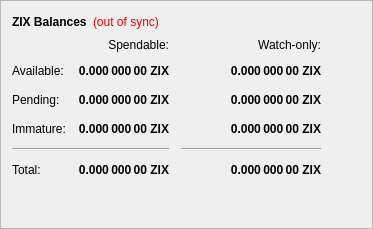
        <widget class="QFrame" name="frame">
         <property name="frameShape">
          <enum>QFrame::StyledPanel</enum>
         </property>
         <property name="frameShadow">
          <enum>QFrame::Raised</enum>
         </property>
         <layout class="QVBoxLayout" name="verticalLayout_4">
          <item>
           <layout class="QHBoxLayout" name="horizontalLayout_4">
            <item>
             <widget class="QLabel" name="label_5">
              <property name="font">
               <font>
                <weight>75</weight>
                <bold>true</bold>
               </font>
              </property>
              <property name="text">
               <string>ZIX Balances</string>
              </property>
             </widget>
            </item>
            <item>
             <widget class="QLabel" name="labelWalletStatus">
              <property name="cursor">
               <cursorShape>WhatsThisCursor</cursorShape>
              </property>
              <property name="toolTip">
               <string>The displayed information may be out of date. Your wallet automatically synchronizes with the Zix network after a connection is established, but this process has not completed yet.</string>
              </property>
              <property name="styleSheet">
               <string notr="true">QLabel { color: red; }</string>
              </property>
              <property name="text">
               <string notr="true">(out of sync)</string>
              </property>
              <property name="alignment">
               <set>Qt::AlignLeading|Qt::AlignLeft|Qt::AlignVCenter</set>
              </property>
             </widget>
            </item>
            <item>
             <spacer name="horizontalSpacer_3">
              <property name="orientation">
               <enum>Qt::Horizontal</enum>
              </property>
              <property name="sizeHint" stdset="0">
               <size>
                <width>40</width>
                <height>20</height>
               </size>
              </property>
             </spacer>
            </item>
           </layout>
          </item>
          <item>
           <layout class="QGridLayout" name="gridLayout">
            <property name="spacing">
             <number>12</number>
            </property>
            <item row="2" column="2">
             <widget class="QLabel" name="labelWatchPending">
              <property name="font">
               <font>
                <weight>75</weight>
                <bold>true</bold>
               </font>
              </property>
              <property name="cursor">
               <cursorShape>IBeamCursor</cursorShape>
              </property>
              <property name="toolTip">
               <string>Unconfirmed transactions to watch-only addresses</string>
              </property>
              <property name="text">
               <string notr="true">0.000 000 00 ZIX</string>
              </property>
              <property name="alignment">
               <set>Qt::AlignRight|Qt::AlignTrailing|Qt::AlignVCenter</set>
              </property>
              <property name="textInteractionFlags">
               <set>Qt::LinksAccessibleByMouse|Qt::TextSelectableByKeyboard|Qt::TextSelectableByMouse</set>
              </property>
             </widget>
            </item>
            <item row="2" column="1">
             <widget class="QLabel" name="labelUnconfirmed">
              <property name="font">
               <font>
                <weight>75</weight>
                <bold>true</bold>
               </font>
              </property>
              <property name="cursor">
               <cursorShape>IBeamCursor</cursorShape>
              </property>
              <property name="toolTip">
               <string>Total of transactions that have yet to be confirmed, and do not yet count toward the spendable balance</string>
              </property>
              <property name="text">
               <string notr="true">0.000 000 00 ZIX</string>
              </property>
              <property name="alignment">
               <set>Qt::AlignRight|Qt::AlignTrailing|Qt::AlignVCenter</set>
              </property>
              <property name="textInteractionFlags">
               <set>Qt::LinksAccessibleByMouse|Qt::TextSelectableByKeyboard|Qt::TextSelectableByMouse</set>
              </property>
             </widget>
            </item>
            <item row="3" column="2">
             <widget class="QLabel" name="labelWatchImmature">
              <property name="font">
               <font>
                <weight>75</weight>
                <bold>true</bold>
               </font>
              </property>
              <property name="cursor">
               <cursorShape>IBeamCursor</cursorShape>
              </property>
              <property name="toolTip">
               <string>Staked or masternode rewards in watch-only addresses that has not yet matured</string>
              </property>
              <property name="text">
               <string notr="true">0.000 000 00 ZIX</string>
              </property>
              <property name="alignment">
               <set>Qt::AlignRight|Qt::AlignTrailing|Qt::AlignVCenter</set>
              </property>
              <property name="textInteractionFlags">
               <set>Qt::LinksAccessibleByMouse|Qt::TextSelectableByKeyboard|Qt::TextSelectableByMouse</set>
              </property>
             </widget>
            </item>
            <item row="4" column="0" colspan="2">
             <widget class="Line" name="lineSpendableBalance">
              <property name="orientation">
               <enum>Qt::Horizontal</enum>
              </property>
             </widget>
            </item>
            <item row="4" column="2">
             <widget class="Line" name="lineWatchBalance">
              <property name="sizePolicy">
               <sizepolicy hsizetype="Preferred" vsizetype="Fixed">
                <horstretch>0</horstretch>
                <verstretch>0</verstretch>
               </sizepolicy>
              </property>
              <property name="minimumSize">
               <size>
                <width>140</width>
                <height>0</height>
               </size>
              </property>
              <property name="orientation">
               <enum>Qt::Horizontal</enum>
              </property>
             </widget>
            </item>
            <item row="5" column="0">
             <widget class="QLabel" name="labelTotalText">
              <property name="text">
               <string>Total:</string>
              </property>
             </widget>
            </item>
            <item row="3" column="1">
             <widget class="QLabel" name="labelImmature">
              <property name="font">
               <font>
                <weight>75</weight>
                <bold>true</bold>
               </font>
              </property>
              <property name="cursor">
               <cursorShape>IBeamCursor</cursorShape>
              </property>
              <property name="toolTip">
               <string>Staked or masternode rewards that has not yet matured</string>
              </property>
              <property name="text">
               <string notr="true">0.000 000 00 ZIX</string>
              </property>
              <property name="alignment">
               <set>Qt::AlignRight|Qt::AlignTrailing|Qt::AlignVCenter</set>
              </property>
              <property name="textInteractionFlags">
               <set>Qt::LinksAccessibleByMouse|Qt::TextSelectableByKeyboard|Qt::TextSelectableByMouse</set>
              </property>
             </widget>
            </item>
            <item row="2" column="3">
             <spacer name="horizontalSpacer_2">
              <property name="orientation">
               <enum>Qt::Horizontal</enum>
              </property>
              <property name="sizeHint" stdset="0">
               <size>
                <width>40</width>
                <height>20</height>
               </size>
              </property>
             </spacer>
            </item>
            <item row="3" column="0">
             <widget class="QLabel" name="labelImmatureText">
              <property name="text">
               <string>Immature:</string>
              </property>
             </widget>
            </item>
            <item row="5" column="1">
             <widget class="QLabel" name="labelTotal">
              <property name="font">
               <font>
                <weight>75</weight>
                <bold>true</bold>
               </font>
              </property>
              <property name="cursor">
               <cursorShape>IBeamCursor</cursorShape>
              </property>
              <property name="toolTip">
               <string>Your current total balance</string>
              </property>
              <property name="text">
               <string notr="true">0.000 000 00 ZIX</string>
              </property>
              <property name="alignment">
               <set>Qt::AlignRight|Qt::AlignTrailing|Qt::AlignVCenter</set>
              </property>
              <property name="textInteractionFlags">
               <set>Qt::LinksAccessibleByMouse|Qt::TextSelectableByKeyboard|Qt::TextSelectableByMouse</set>
              </property>
             </widget>
            </item>
            <item row="5" column="2">
             <widget class="QLabel" name="labelWatchTotal">
              <property name="font">
               <font>
                <weight>75</weight>
                <bold>true</bold>
               </font>
              </property>
              <property name="cursor">
               <cursorShape>IBeamCursor</cursorShape>
              </property>
              <property name="toolTip">
               <string>Current total balance in watch-only addresses</string>
              </property>
              <property name="text">
               <string notr="true">0.000 000 00 ZIX</string>
              </property>
              <property name="alignment">
               <set>Qt::AlignRight|Qt::AlignTrailing|Qt::AlignVCenter</set>
              </property>
              <property name="textInteractionFlags">
               <set>Qt::LinksAccessibleByMouse|Qt::TextSelectableByKeyboard|Qt::TextSelectableByMouse</set>
              </property>
             </widget>
            </item>
            <item row="0" column="2">
             <widget class="QLabel" name="labelWatchonly">
              <property name="text">
               <string>Watch-only:</string>
              </property>
              <property name="alignment">
               <set>Qt::AlignRight|Qt::AlignTrailing|Qt::AlignVCenter</set>
              </property>
             </widget>
            </item>
            <item row="1" column="0">
             <widget class="QLabel" name="labelBalanceText">
              <property name="text">
               <string>Available:</string>
              </property>
             </widget>
            </item>
            <item row="1" column="1">
             <widget class="QLabel" name="labelBalance">
              <property name="font">
               <font>
                <weight>75</weight>
                <bold>true</bold>
               </font>
              </property>
              <property name="cursor">
               <cursorShape>IBeamCursor</cursorShape>
              </property>
              <property name="toolTip">
               <string>Your current spendable balance</string>
              </property>
              <property name="text">
               <string notr="true">0.000 000 00 ZIX</string>
              </property>
              <property name="alignment">
               <set>Qt::AlignRight|Qt::AlignTrailing|Qt::AlignVCenter</set>
              </property>
              <property name="textInteractionFlags">
               <set>Qt::LinksAccessibleByMouse|Qt::TextSelectableByKeyboard|Qt::TextSelectableByMouse</set>
              </property>
             </widget>
            </item>
            <item row="1" column="2">
             <widget class="QLabel" name="labelWatchAvailable">
              <property name="font">
               <font>
                <weight>75</weight>
                <bold>true</bold>
               </font>
              </property>
              <property name="cursor">
               <cursorShape>IBeamCursor</cursorShape>
              </property>
              <property name="toolTip">
               <string>Your current balance in watch-only addresses</string>
              </property>
              <property name="text">
               <string notr="true">0.000 000 00 ZIX</string>
              </property>
              <property name="alignment">
               <set>Qt::AlignRight|Qt::AlignTrailing|Qt::AlignVCenter</set>
              </property>
              <property name="textInteractionFlags">
               <set>Qt::LinksAccessibleByMouse|Qt::TextSelectableByKeyboard|Qt::TextSelectableByMouse</set>
              </property>
             </widget>
            </item>
            <item row="2" column="0">
             <widget class="QLabel" name="labelPendingText">
              <property name="text">
               <string>Pending:</string>
              </property>
             </widget>
            </item>
            <item row="0" column="1">
             <widget class="QLabel" name="labelSpendable">
              <property name="text">
               <string>Spendable:</string>
              </property>
              <property name="alignment">
               <set>Qt::AlignRight|Qt::AlignTrailing|Qt::AlignVCenter</set>
              </property>
             </widget>
            </item>
           </layout>
          </item>
          <item>
           <spacer name="verticalSpacer_4">
            <property name="orientation">
             <enum>Qt::Vertical</enum>
            </property>
            <property name="sizeHint" stdset="0">
             <size>
              <width>20</width>
              <height>40</height>
             </size>
            </property>
           </spacer>
          </item>
         </layout>
        </widget>
